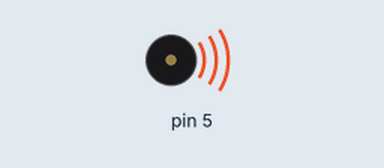
Simulated run of this sketch. Board: Arduino Uno, built with avr-gcc and run on an emulated ATmega328P. Shown: buzzer (waves = sounding).

Above: at 0.1 s.
Timing chart, 0 to 40.0 s (numbered marks = the images above):
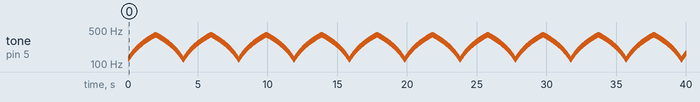

Measured:
- by itself, tone on pin 5: plays 128 Hz for 0.02 s, 131 Hz for 0.02 s, 134 Hz for 0.02 s, 137 Hz for 0.02 s, 140 Hz for 0.02 s, 143 Hz for 0.02 s … (1874 notes in this stretch)

The sketch:

RPM_SimulatorV2.ino
```cpp
/*

   ________    _                                   __
  / ____/ /_  (_)___  ____  ___  _________  __  __/ /_
 / /   / __ \/ / __ \/ __ \/ _ \/ ___/ __ \/ / / / __/
/ /___/ / / / / /_/ / /_/ /  __/ /  / / / / /_/ / /_
\____/_/ /_/_/ .___/ .___/\___/_/  /_/ /_/\__,_/\__/
            /_/   /_/


Visit us: www.chippernut.com
Written by:
Jon Gulbrandson
12/28/2014
V2.1 08/08/2017

Kudos to:
Adafruit (www.adafruit.com)
Arduino (www.arduino.com)

RPM SIGNAL GENERATOR

This generates a square wave using the Arduino TONE command.
The output is currently confiqured to Digital Pin #5.
Wire this pin directly to the input of your SHIFT LIGHT TACH SIGNAL IN
No Transistor is needed.

*/

/********** CONFIGURATION **********/

/* INSTRUCTIONS
Set your RPM lowpoint (RPM_MIN) to the lowest point, do not
go lower than 2000 RPM. Set your RPM highpoint (RPM_MAX) to
the redline of your vehicle. The Accel_Rate variable is used for
the speed at which the generator sweeps through the RPM range.
A higher Accel_Rate variable will result in a slower speed. Try to keep
this between (10 - 50).

Pulses per rev varies mainly by engine cylinders (4, 6, 8, etc), but may
also be influenced by manufacturer, 'wasted spark' and other variables.
Here's a typical chart to get you started, but to simulate your exact
conditions you'll need to research.
4 cylinder = 2 pulses
6 cylinder = 3 pulses
8 cylinder = 4 pulses
*/

float RPM_MIN = 2500;
float RPM_MAX = 8000;
int Accel_Rate = 20;
float pulses_per_rev = 3.0;  // make sure to keep the decimal


/********** DEFINITIONS **********/


boolean accel = false;
float x;
long previousMillis = 0;
unsigned long currentMillis=0;


/********** SETUP **********/


void setup() {
Serial.begin(57600);
pinMode(5, OUTPUT);
RPM_MIN = (RPM_MIN / 60);
RPM_MAX = (RPM_MAX / 60);
x = RPM_MIN;
}


/********** MAIN LOOP **********/

void loop() {

      while (accel==false){
        currentMillis = millis();
        if(currentMillis - previousMillis > Accel_Rate) {
        previousMillis = currentMillis;
        x++;
        tone(5,x*pulses_per_rev);
        if (x>RPM_MAX){accel=true;}
        }
      }

      while (accel==true){
         currentMillis = millis();
        if(currentMillis - previousMillis > Accel_Rate) {
        previousMillis = currentMillis;
        x--;
        tone(5,x*pulses_per_rev);
        if (x<RPM_MIN){accel=false;}
        }
      }
  }
```
